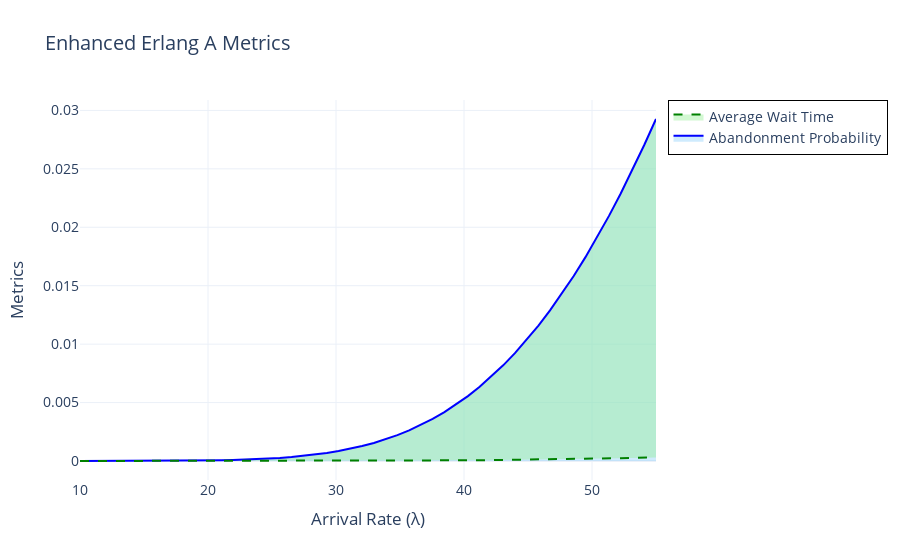
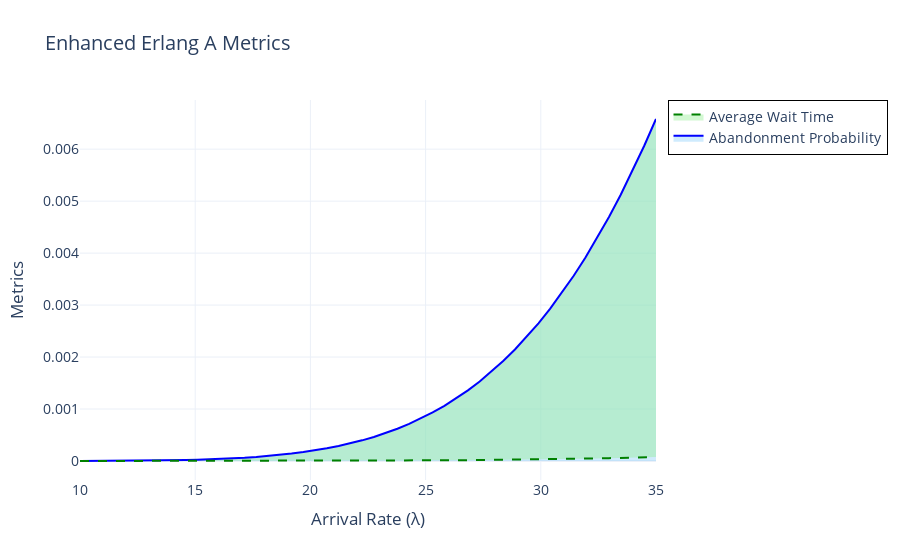

The notebook cell these images were saved under, in order:
### Code cell
import plotly.graph_objs as go
import numpy as np
from ipywidgets import interact
from scipy.special import factorial

# function for curve
def calculate_erlang_a(lambda_val, mu_val, num_agents, gamma_val):
    # Traffic intensity (A) and utilization (rho)
    A = lambda_val / mu_val
    rho = lambda_val / (num_agents * mu_val)
    
    # Abandonment Probability (P_A) - Simplified Erlang A formula
    P_A = (A ** num_agents / factorial(num_agents)) / sum(A ** k / factorial(k) for k in range(num_agents + 1))
    
    # Average Wait Time (W_q)
    if rho < 1:  # Avoid division by zero
        W_q = P_A / (mu_val * (num_agents - rho))
    else:
        W_q = np.inf  # Infinite wait time if utilization exceeds capacity
    
    return P_A, W_q

# function for computation and plot
def plot_erlang_a(lambda_val, mu_val, num_agents, gamma_val):
    # Generate arrival rates for the x-axis
    arrival_rates = np.linspace(10, lambda_val, 50)
    abandonment_probs = []
    wait_times = []
    
    # arrival rate values
    for arrival in arrival_rates:
        P_A, W_q = calculate_erlang_a(arrival, mu_val, num_agents, gamma_val)
        abandonment_probs.append(P_A)
        wait_times.append(W_q)
    
    # plotly graph
    fig = go.Figure()

    # P(abandoment) curve
    fig.add_trace(go.Scatter(
        x=arrival_rates,
        y=abandonment_probs,
        mode='lines',
        name='Abandonment Probability',
        line=dict(color='blue', width=2),
        fill='tozeroy',
        fillcolor='rgba(135, 206, 250, 0.4)'
    ))

    # wait time curve
    fig.add_trace(go.Scatter(
        x=arrival_rates,
        y=wait_times,
        mode='lines',
        name='Average Wait Time',
        line=dict(color='green', width=2, dash='dash'),
        fill='tonexty',
        fillcolor='rgba(144, 238, 144, 0.4)'
    ))

    # updating layout
    fig.update_layout(
        title="Enhanced Erlang A Metrics",
        xaxis_title="Arrival Rate (λ)",
        yaxis_title="Metrics",
        template="plotly_white",
        legend=dict(
            bgcolor="rgba(255,255,255,0.8)",
            bordercolor="black",
            borderwidth=1
        ),
        font=dict(size=14),
        title_font=dict(size=20)
    )

    
    fig.show()

# interactive sliders
interact(
    plot_erlang_a,
    lambda_val=(10, 100, 5),
    mu_val=(1, 20, 1),
    num_agents=(1, 20, 1),
    gamma_val=(0.01, 1.0, 0.01)
)

### Figure 1 — Plotly figure (JSON) as saved in the notebook; plotly's stock layout.template omitted (floating-point values rounded to 4 significant figures)
{"data": [{"fill": "tozeroy", "fillcolor": "rgba(135, 206, 250, 0.4)", "line": {"color": "blue", "width": 2}, "mode": "lines", "name": "Abandonment Probability", "type": "scatter", "x": [10, 10.92, 11.84, 12.76, 13.67, 14.59, 15.51, 16.43, 17.35, 18.27, 19.18, 20.1, 21.02, 21.94, 22.86, 23.78, 24.69, 25.61, 26.53, 27.45, 28.37, 29.29, 30.2, 31.12, 32.04, 32.96, 33.88, 34.8, 35.71, 36.63, 37.55, 38.47, 39.39, 40.31, 41.22, 42.14, 43.06, 43.98, 44.9, 45.82, 46.73, 47.65, 48.57, 49.49, 50.41, 51.33, 52.24, 53.16, 54.08, 55], "y": [1.014e-07, 2.227e-07, 4.555e-07, 8.773e-07, 1.604e-06, 2.803e-06, 4.708e-06, 7.634e-06, 1.2e-05, 1.833e-05, 2.732e-05, 3.978e-05, 5.672e-05, 7.936e-05, 0.0001091, 0.0001476, 0.0001967, 0.0002585, 0.0003354, 0.00043, 0.0005452, 0.000684, 0.0008497, 0.001046, 0.001276, 0.001545, 0.001855, 0.002212, 0.002619, 0.00308, 0.003601, 0.004184, 0.004835, 0.005556, 0.006353, 0.007229, 0.008186, 0.00923, 0.01036, 0.01159, 0.0129, 0.01432, 0.01583, 0.01745, 0.01916, 0.02097, 0.02289, 0.02491, 0.02704, 0.02927]}, {"fill": "tonexty", "fillcolor": "rgba(144, 238, 144, 0.4)", "line": {"color": "green", "dash": "dash", "width": 2}, "mode": "lines", "name": "Average Wait Time", "type": "scatter", "x": [10, 10.92, 11.84, 12.76, 13.67, 14.59, 15.51, 16.43, 17.35, 18.27, 19.18, 20.1, 21.02, 21.94, 22.86, 23.78, 24.69, 25.61, 26.53, 27.45, 28.37, 29.29, 30.2, 31.12, 32.04, 32.96, 33.88, 34.8, 35.71, 36.63, 37.55, 38.47, 39.39, 40.31, 41.22, 42.14, 43.06, 43.98, 44.9, 45.82, 46.73, 47.65, 48.57, 49.49, 50.41, 51.33, 52.24, 53.16, 54.08, 55], "y": [1.024e-09, 2.251e-09, 4.61e-09, 8.886e-09, 1.626e-08, 2.844e-08, 4.782e-08, 7.762e-08, 1.221e-07, 1.868e-07, 2.785e-07, 4.059e-07, 5.794e-07, 8.114e-07, 1.116e-06, 1.512e-06, 2.016e-06, 2.653e-06, 3.445e-06, 4.421e-06, 5.611e-06, 7.046e-06, 8.762e-06, 1.08e-05, 1.319e-05, 1.597e-05, 1.92e-05, 2.292e-05, 2.716e-05, 3.198e-05, 3.741e-05, 4.352e-05, 5.033e-05, 5.79e-05, 6.626e-05, 7.547e-05, 8.555e-05, 9.655e-05, 0.0001085, 0.0001214, 0.0001354, 0.0001504, 0.0001664, 0.0001835, 0.0002018, 0.0002211, 0.0002416, 0.0002631, 0.0002858, 0.0003097]}], "layout": {"font": {"size": 14}, "legend": {"bgcolor": "rgba(255,255,255,0.8)", "bordercolor": "black", "borderwidth": 1}, "title": {"font": {"size": 20}, "text": "Enhanced Erlang A Metrics"}, "xaxis": {"title": {"text": "Arrival Rate (λ)"}}, "yaxis": {"title": {"text": "Metrics"}}}}

### Figure 2 — Plotly figure (JSON) as saved in the notebook; plotly's stock layout.template omitted (floating-point values rounded to 4 significant figures)
{"data": [{"fill": "tozeroy", "fillcolor": "rgba(135, 206, 250, 0.4)", "line": {"color": "blue", "width": 2}, "mode": "lines", "name": "Abandonment Probability", "type": "scatter", "x": [10, 10.51, 11.02, 11.53, 12.04, 12.55, 13.06, 13.57, 14.08, 14.59, 15.1, 15.61, 16.12, 16.63, 17.14, 17.65, 18.16, 18.67, 19.18, 19.69, 20.2, 20.71, 21.22, 21.73, 22.24, 22.76, 23.27, 23.78, 24.29, 24.8, 25.31, 25.82, 26.33, 26.84, 27.35, 27.86, 28.37, 28.88, 29.39, 29.9, 30.41, 30.92, 31.43, 31.94, 32.45, 32.96, 33.47, 33.98, 34.49, 35], "y": [1.014e-06, 1.508e-06, 2.195e-06, 3.134e-06, 4.398e-06, 6.071e-06, 8.258e-06, 1.108e-05, 1.467e-05, 1.921e-05, 2.487e-05, 3.187e-05, 4.045e-05, 5.088e-05, 6.346e-05, 7.852e-05, 9.642e-05, 0.0001176, 0.0001424, 0.0001714, 0.000205, 0.0002438, 0.0002884, 0.0003394, 0.0003974, 0.0004632, 0.0005374, 0.0006208, 0.0007141, 0.0008183, 0.000934, 0.001062, 0.001204, 0.00136, 0.001531, 0.001718, 0.001923, 0.002145, 0.002387, 0.002649, 0.002931, 0.003236, 0.003564, 0.003915, 0.004292, 0.004694, 0.005123, 0.00558, 0.006066, 0.006581]}, {"fill": "tonexty", "fillcolor": "rgba(144, 238, 144, 0.4)", "line": {"color": "green", "dash": "dash", "width": 2}, "mode": "lines", "name": "Average Wait Time", "type": "scatter", "x": [10, 10.51, 11.02, 11.53, 12.04, 12.55, 13.06, 13.57, 14.08, 14.59, 15.1, 15.61, 16.12, 16.63, 17.14, 17.65, 18.16, 18.67, 19.18, 19.69, 20.2, 20.71, 21.22, 21.73, 22.24, 22.76, 23.27, 23.78, 24.29, 24.8, 25.31, 25.82, 26.33, 26.84, 27.35, 27.86, 28.37, 28.88, 29.39, 29.9, 30.41, 30.92, 31.43, 31.94, 32.45, 32.96, 33.47, 33.98, 34.49, 35], "y": [1.14e-08, 1.697e-08, 2.472e-08, 3.533e-08, 4.96e-08, 6.852e-08, 9.325e-08, 1.252e-07, 1.659e-07, 2.174e-07, 2.816e-07, 3.611e-07, 4.586e-07, 5.772e-07, 7.203e-07, 8.918e-07, 1.096e-06, 1.337e-06, 1.621e-06, 1.952e-06, 2.336e-06, 2.78e-06, 3.291e-06, 3.875e-06, 4.541e-06, 5.295e-06, 6.148e-06, 7.106e-06, 8.18e-06, 9.379e-06, 1.071e-05, 1.219e-05, 1.383e-05, 1.563e-05, 1.761e-05, 1.977e-05, 2.214e-05, 2.472e-05, 2.752e-05, 3.056e-05, 3.384e-05, 3.738e-05, 4.12e-05, 4.529e-05, 4.968e-05, 5.437e-05, 5.938e-05, 6.472e-05, 7.039e-05, 7.642e-05]}], "layout": {"font": {"size": 14}, "legend": {"bgcolor": "rgba(255,255,255,0.8)", "bordercolor": "black", "borderwidth": 1}, "title": {"font": {"size": 20}, "text": "Enhanced Erlang A Metrics"}, "xaxis": {"title": {"text": "Arrival Rate (λ)"}}, "yaxis": {"title": {"text": "Metrics"}}}}
